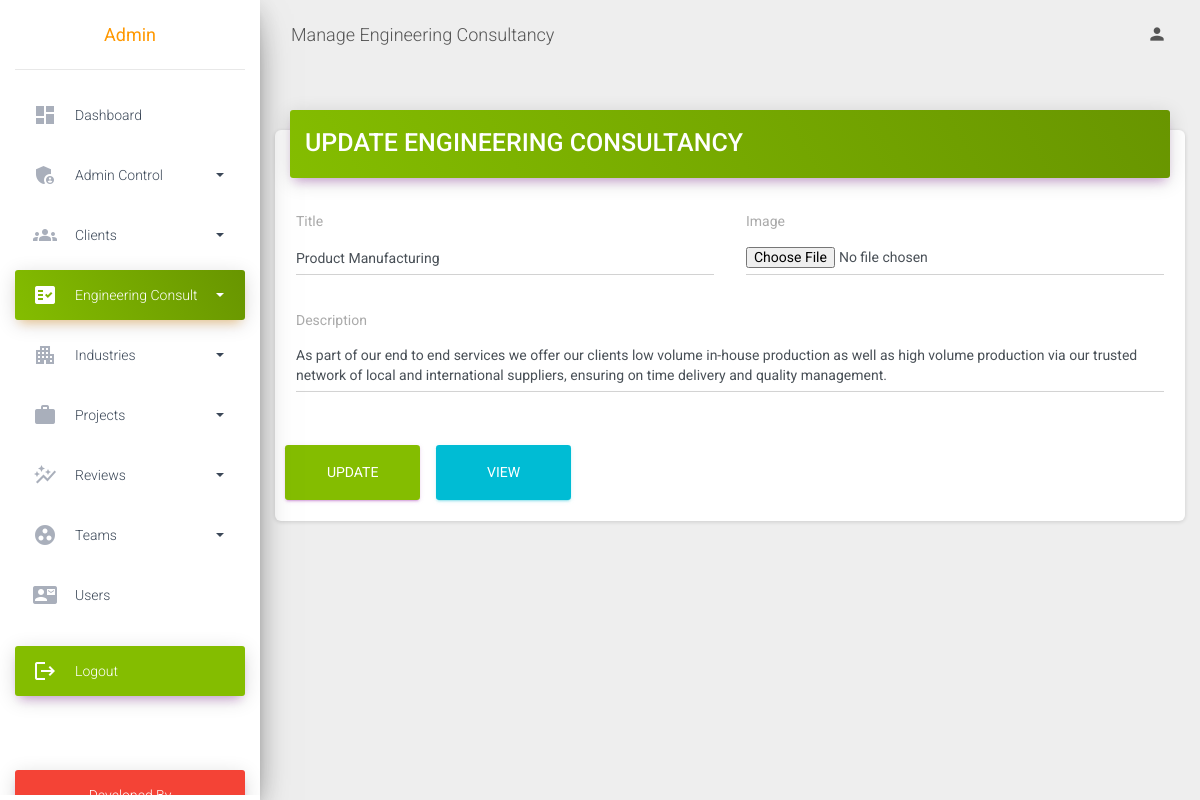
Page /admin/manage-engineering-consultancy?id=6 (signed in) on the committed database.
### tables this page shows
CREATE TABLE `engineering_consultancy` (
  `id` int(11) NOT NULL,
  `title` varchar(255) NOT NULL,
  `description` text NOT NULL,
  `image` varchar(255) NOT NULL,
  `status` tinyint(4) NOT NULL,
  `added_on` timestamp NOT NULL DEFAULT current_timestamp() ON UPDATE current_timestamp()
);

### inc/tables.php (called while the page is built, shortened)
<?php
if($page_name =='engineering-consultancy' || $page_name =='manage-engineering-consultancy'){
    $table = 'engineering_consultancy';
}
?>

### inc/function.php (called while the page is built, shortened)
<?php
$page_name = basename($_SERVER['PHP_SELF'], ".php");
function getSaveValue($con, $str)
{
    if ($str != "") {
        $str = trim($str);
        $str = htmlentities($str);
        return mysqli_real_escape_string($con, $str);
    }
}
?>

### admin/manage-engineering-consultancy.php (the view, shortened to what this page needs)
<?php
require( "../inc/top-dashboard.php" );
require_once("../inc/tables.php");
$title = '';
$description = '';
$required = "required";
$add = "Add";
$update = "Update";
if ( isset( $_GET["id"] ) && $_GET["id"] != "" ) {
    $required = "";
    $id = getSaveValue( $con, $_GET["id"] );
    $res = mysqli_query( $con, "SELECT * FROM `$table` WHERE `id`='$id'" );
    if ( mysqli_num_rows( $res ) > 0 ) {
        $row = mysqli_fetch_assoc( $res );
        $title = $row["title"];
        $description = $row["description"];
    } else {
        $_SESSION["msg"] = '<div class="alert alert-warning msg" role="alert">
        <strong>Warning!</strong> Not Exist</div>';
        die();
    }
}
?>
<div class="wrapper">
    <?php require( "../inc/sidebar.php" );
?>
    <div class="main-panel">
        <?php require( "../inc/top-navbar.php" );
?>
        <div class="content">
            <div class="container-fluid px-0">
                <div class="col-12 px-0">
                    <div class="card">
                        <div class="card-header card-header-primary">
                            <h3 class="card-title text-uppercase font-weight-bold"><?php if ( isset( $_GET["id"] ) && $_GET["id"] != "" ) {
    echo $update;
} else {
    echo $add;
}
?> Engineering Consultancy</h3>
                        </div>
                        <div class="card-body">
                            <form action="" method="post" enctype="multipart/form-data">
                                <div class="row">
                                    <div class="col-md-6 p-3">
                                        <label for="title">Title</label>
                                        <input type="text" id="title" name="title" value="<?php echo $title; ?>"
                                            class="form-control" placeholder="Concept to Commercialisation" autofocus>
                                    </div>
                                    <div class="col-md-6 p-3">
                                        <label for="image">Image</label>
                                        <input type="file" accept="image/*" name="image" id="image" class="form-control" <?php echo $required;?>>
                                    </div>
                                    <div class="col-md-12 p-3">
                                        <label for="description">Description</label>
                                        <textarea id="description" name="description" class="form-control"
                                            placeholder="Turning new product ideas into reality or ageing products..."><?php echo $description;?></textarea>
                                    </div>
                                </div>
                        </div>
                        <div class="col-12 p-3">
                            <div class="row">
                                <div class="col-md-2 px-2">
                                    <button type="submit" class="btn btn-primary btn-block btn-lg  text-uppercase"
                                        name="submit"><?php if (isset($_GET["id"]) && $_GET["id"] != "") {
                                                                                                                                                    echo $update;
                                                                                                                                                } else {
                                                                                                                                                    echo $add;
                                                                                                                                                } ?></button>
                                </div>
                                <div class="col-md-2 px-2"> <a href="./engineering-consultancy"
                                        class="btn btn-info btn-block btn-lg text-uppercase">View</a>
                                </div>
                            </div>
                        </div>
                    </div>
                </div>
            </div>
            <?php
require( "../inc/footer-dashboard.php" );
?>

### rows in the picture
engineering_consultancy: title "Product Manufacturing", description "As part of our end to end services we offer our clients low volume in-house production as well as high volume production via our trusted network of local and international suppliers, ensuring on time delivery and quality management."

### other values in the picture
$_SESSION["ADMIN_USERNAME"] "Admin"
$page_title "Manage Engineering Consultancy"
$update "UPDATE"
